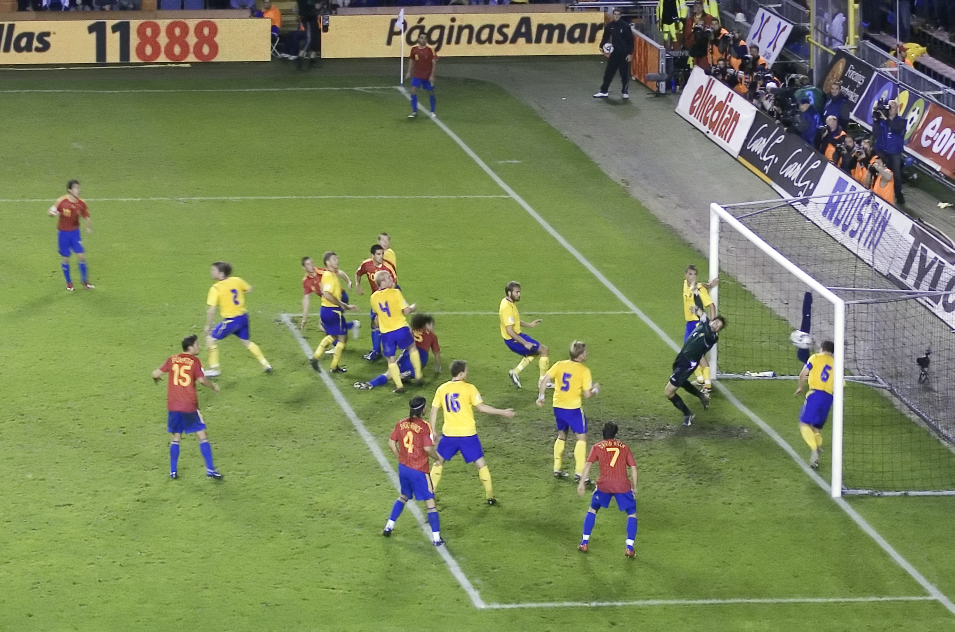
%> input picture HW3/code/goal_picture.jpg, 1909 x 1264 px (shown at 1/2 size)
$ octave --eval "HW3Q2;"   (GNU Octave 9; MATLAB toolbox functions it lacks are replaced by stand-ins)
%> lines starting %> are read from the running program, lines starting %| are printed output that depends on the picture; long printed decimals are rounded
### HW3/code/inl1.m
function [ inlier ] = inl1()
%load and draw image
im=imread('goal_picture.jpg');
figure(1);clf;image(im);hold on;


%% Real world 3D coordinates (according to soccer field dimensions):

% the soccer goal is 7.32m wide and 2.44m high:
x = 7.32/2;
z = 2.44;
goalframe = [-x x x -x;0 0 0 0;0 0 z z;1 1 1 1];

% the target area is 11 + 7.32m wide and 5.5m deep
xx = 18.32/2;
yy = 5.5;
innerframe = [-xx -xx xx xx;0 yy yy 0;0 0 0 0;1 1 1 1];

% the penalty area is 40.32 m wide and 16.5 m deep
xxx = 40.32/2;
yyy = 16.5;
outerframe = [-xxx -xxx xxx xxx;0 yyy yyy 0;0 0 0 0;1 1 1 1];

pts3d=[goalframe,innerframe,outerframe];

figure(2);clf;
plot3(pts3d(1,:),pts3d(2,:),pts3d(3,:),'*');
hold on;axis equal;rotate3d on;

%draw frames
for ii=1:3
    for jj=1:4
        jjp=mod(jj,4)+1;
        index=[jj,jjp]+(ii-1)*4;
        plot3(pts3d(1,index),pts3d(2,index),pts3d(3,index),'-');
    end
end

%% Image 2D coordinates:

%2d points in the image. (Some of the corresponding points are not visible in the image and are therefore set
%to NAN. These points cannot be used for estimating the camera matrix).
pts2d = 1e3*[
    1.6610    1.4366    1.4323    1.6698    1.8765 0.9660    0.5745    1.2783       NaN       NaN NaN    1.0320
    0.9818    0.7637    0.4274    0.6122    1.1961 1.2146    0.6343    0.6270       NaN       NaN NaN    0.3978
    0.0010    0.0010    0.0010    0.0010    0.0010 0.0010    0.0010    0.0010       NaN       NaN NaN    0.0010 ];

figure(1);
plot(pts2d(1,:),pts2d(2,:),'*');

inlier.im    = im;
inlier.pts3d = pts3d;
inlier.pts2d = pts2d;

### HW3/code/solveDLT.m
function A = solveDLT(x,y)
% x - 3d points
% y - 2d points

[n,k] = size(x);
[m,~] = size(y);

% transform to inhomogeneous coordinates
r = 1:m-1;
y = y(r,:)./y(m,:);

% concatinate point-pairs towards a homogeneous linear system
A = zeros(m,n,k,m-1);
for i = r
    b = -x .* y(i,:);
    A(i,:,:,i) = reshape(x,1,n,k);
    A(m,:,:,i) = reshape(b,1,n,k);
end
% flatten A
A = reshape(A,m*n,[]);
% solve using SVD
[~,~,V] = svd(A');

% the eigenvector of the smallest eigenvalue minimizes A
v_min = V(:,end);
A = reshape(v_min,m,n);
% normalize A
A = A / norm(A) * sign(A(1,1));

### HW3/code/rq.m
function [R,Q] = rq(M)
    % First, we decompose Mᵀ = QᵀRᵀ
    [Q,R] = qr(flipud(M)');

    % Transform a lower triangular matrix Rᵀ to upper triangular matrix.
    % Flipping upside down is multiplying a permutation matrix on the left side.
    R = flipud(R');
    R = fliplr(R);

    Q = Q';
    Q = flipud(Q);

    % make the upper-triangular matrix R have possitive diagonal
    T = diag(sign(diag(R)));
    R = R * T;

    % make diagonal of R positive, compensate for x and y axis pointing in
    % the opposite directions.
    Q = T * Q;

end

### HW3/code/HW3Q2.m
function [] = HW3Q2()

% HW3.Q2: Camera Calibration

info = inl1();
%> in inl1, im is the input picture: size 1264x1909x3 uint8; mean R, G, B 122.6, 134.3, 90.9

% clear NaN in pts2d - meaning 3d points that exceed the image bounds
[~, cols] = find(isnan(info.pts2d) == 1);
%> cols = [9; 9; 9; 10; 10; 10; 11; 11; 11]
info.pts2d(:,cols(:)) = [];
info.pts3d(:,cols(:)) = [];

% Section A
% Calculate the projection according to the corresponding 3d → 2d points
P = solveDLT(info.pts3d, info.pts2d);
%> in solveDLT, `[n,k] = size(x);`: n = 4; k = 9
%> in solveDLT, `[m,~] = size(y);`: m = 3
%> in solveDLT, `r = 1:m-1;`: r = [1 2]
%> in solveDLT, `y = y(r,:)./y(m,:);`: y = [1661 1436.6 1432.3 1669.8 1876.5 966 574.5 1278.3 1032; 981.8 763.7 427.4 612.2 1196.1 1214.6 634.3 627 397.8]
%> the loop in solveDLT, `for i = r` made 2 passes
%> in solveDLT, `v_min = V(:,end);`: v_min = [0.00571; 0.01; -8.04e-06; 0.0823; -0.000132; 1.56e-06; -0.00104; 0.082; 1.24e-07; -0.864; -0.489; -0.000561]
%> in solveDLT, `A = reshape(v_min,m,n);`: A = [0.00571 0.0823 -0.00104 -0.864; 0.01 -0.000132 0.082 -0.489; -8.04e-06 1.56e-06 1.24e-07 -0.000561]
%> in solveDLT, `A = A / norm(A) * sign(A(1,1));`: A = [0.00573 0.0826 -0.00105 -0.867; 0.0101 -0.000133 0.0823 -0.491; -8.07e-06 1.56e-06 1.24e-07 -0.000563]
%> P has the same summary as A in solveDLT

% Section B
% Reproject the 3d (real world) points onto the image plane and apply MSE.
X = info.pts3d;
%> X = [-3.66 3.66 3.66 -3.66 -9.16 -9.16 9.16 9.16 20.16; 0 0 0 0 0 5.5 5.5 0 0; 0 0 2.44 2.44 0 0 0 0 0; 1 1 1 1 1 1 1 1 1]
x = info.pts2d;
%> x = [1661 1436.6 1432.3 1669.8 1876.5 966 574.5 1278.3 1032; 981.8 763.7 427.4 612.2 1196.1 1214.6 634.3 627 397.8; 1 1 1 1 1 1 1 1 1]
x_projected = P * X;
%> x_projected = [-0.888 -0.846 -0.849 -0.891 -0.92 -0.465 -0.36 -0.815 -0.752; -0.528 -0.454 -0.253 -0.327 -0.583 -0.584 -0.399 -0.399 -0.288; -0.000534 -0.000593 -0.000593 -0.000534 -0.00049 -0.000481 -0.000629 -0.000637 -0.000726]

% normalize the projected points (homogeneous coordinates)
xh_projected = x_projected(1:2,:) ./ x_projected(3,:);
%> xh_projected = [1663.9 1427.4 1432.5 1669.6 1879.1 967.7 573.2 1278.6 1035.4; 988.1 765.6 427.2 612.4 1190.7 1213.4 635.2 625.5 396.7]
xh = x(1:2,:) ./ x(3,:);
%> xh has the same summary as y in solveDLT

% mean error of the euclidian distance between the
% projected points and the ground truth points, in pixels.
error = mean(sqrt(sum((xh - xh_projected) .^ 2)));
%> error = 3.52
fprintf('error %f \n', error);
%| error 3.523

figure(1);
plot(xh_projected(1,:),xh_projected(2,:),'*');
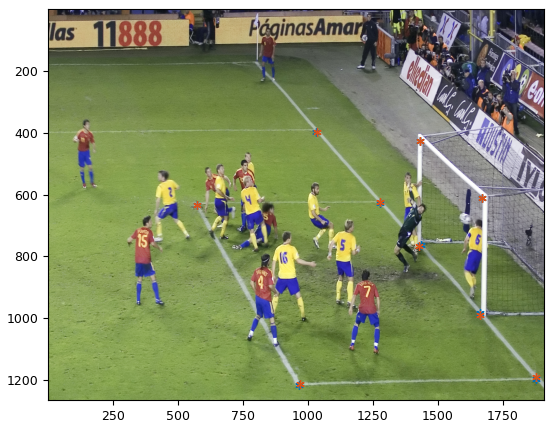
%> figure redrawn from the program's plot data

% Section C
% Reconstruct R and K using RQ decomposition
KR    = P(:,1:3);
%> KR = [0.00573 0.0826 -0.00105; 0.0101 -0.000133 0.0823; -8.07e-06 1.56e-06 1.24e-07]
[K,R] = rq(KR);
%> in rq, `[Q,R] = qr(flipud(M)');`: Q = [-0.982 -0.0189 -0.19; 0.19 -0.0183 -0.982; 0.0151 -1 0.0216]; R = [8.22e-06 -0.00865 0.0101; 0 -0.0824 -0.000578; 0 0 -0.0822]
%> in rq, `R = flipud(R');`: R = [0.0101 -0.000578 -0.0822; -0.00865 -0.0824 0; 8.22e-06 0 0]
%> in rq, `R = fliplr(R);`: R = [-0.0822 -0.000578 0.0101; 0 -0.0824 -0.00865; 0 0 8.22e-06]
%> in rq, `Q = Q';`: Q = [-0.982 0.19 0.0151; -0.0189 -0.0183 -1; -0.19 -0.982 0.0216]
%> in rq, `Q = flipud(Q);`: Q = [-0.19 -0.982 0.0216; -0.0189 -0.0183 -1; -0.982 0.19 0.0151]
%> in rq, `T = diag(sign(diag(R)));`: T = [-1 0 0; 0 -1 0; 0 0 1]
%> in rq, `R = R * T;`: R = [0.0822 0.000578 0.0101; 0 0.0824 -0.00865; 0 0 8.22e-06]
%> in rq, `Q = T * Q;`: Q = [0.19 0.982 -0.0216; 0.0189 0.0183 1; -0.982 0.19 0.0151]
%> K has the same summary as R in rq; R has the same summary as Q in rq

% Section f
% Calculate the translation vector t (in the rotated camera space).
% P =  [KR | Kt] → T = Kt
% t =  K⁻¹ * T
% c = -R⁻¹ * t = -Rᵀ * t

T = P(:,4);
%> T = [-0.867; -0.491; -0.000563]
t = K\T;
%> t = [-2.07; -13.15; -68.56]
c = -R' * t;
%> c = [-66.66; 15.3; 14.14]

% Section g
% Plot the camera location onto the given 3D field model.
figure(2);
plot3(c(1),c(2),c(3),'-<');

% Section h
% Using all the above information, and the center ball pixel x_ball,
% determine whether the ball crossed the goal line.
x_ball = [1599 680 1]';
X_ball = x_ball\P;
%> X_ball = [5.3e-06 4.37e-05 1.8e-05 -0.00057]
X_ball = X_ball ./ X_ball(4);
%> X_ball = [-0.0093 -0.0767 -0.0315 1]
%> `HW3Q2;`:
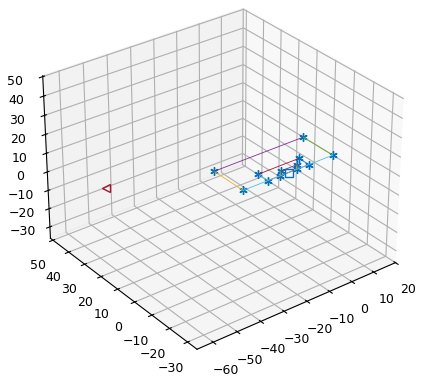
%> figure redrawn from the program's plot data
plot3(X_ball(1),X_ball(2),X_ball(3),'-s');
